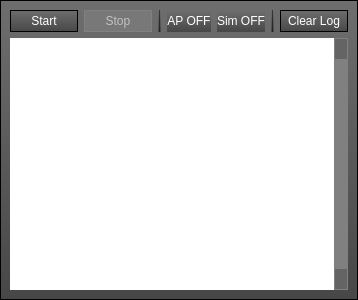
<?xml version="1.0" encoding="UTF-8"?>
<ui version="4.0">
 <class>HITLWidget</class>
 <widget class="QWidget" name="HITLWidget">
  <property name="geometry">
   <rect>
    <x>0</x>
    <y>0</y>
    <width>345</width>
    <height>300</height>
   </rect>
  </property>
  <property name="sizePolicy">
   <sizepolicy hsizetype="Preferred" vsizetype="Preferred">
    <horstretch>0</horstretch>
    <verstretch>0</verstretch>
   </sizepolicy>
  </property>
  <property name="windowTitle">
   <string>Form</string>
  </property>
  <property name="styleSheet">
   <string notr="true">

QScrollBar:vertical {
      border: 1px solid grey;
      background: grey;
      margin: 22px 0 22px 0;
  }

QScrollBar:vertical:disabled {
      border: 1px solid grey;
      
	background-color: grey;
      margin: 22px 0 22px 0;
  }

  QScrollBar::handle:vertical {
background-color: qlineargradient(spread:pad, x1:0.5, y1:0, x2:0.5, y2:1, stop:0 rgba(120, 120, 255, 255), stop:1 rgba(80, 80, 160, 255));
      min-height: 20px;
  }

QScrollBar::handle:vertical:disabled{
background-color: grey;
      min-height: 20px;
  }


  QScrollBar::handle:vertical:pressed {

     background-color: rgb(85, 85, 255);
background-color: qlineargradient(spread:pad, x1:0.5, y1:0, x2:0.5, y2:1, stop:0 rgba(170, 170, 255, 255), stop:1 rgba(80, 80, 160, 255));

      min-height: 20px;
  }

  QScrollBar::add-line:vertical {
      border: 1px solid black;
background-color: qlineargradient(spread:pad, x1:0.5, y1:0, x2:0.5, y2:1, stop:0 rgba(48, 48, 48, 255), stop:1 rgba(120, 120, 120, 255));
      height: 20px;
      subcontrol-position: bottom;
      subcontrol-origin: margin;
  }

 QScrollBar::add-line:vertical:disabled {
background-color: qlineargradient(spread:pad, x1:0.5, y1:0, x2:0.5, y2:1, stop:0 rgba(100, 100, 100, 255));
      border: 1px solid grey;

  }

 QScrollBar::sub-line:vertical:disabled {
background-color: qlineargradient(spread:pad, x1:0.5, y1:0, x2:0.5, y2:1, stop:0 rgba(100, 100, 100, 255));
 border: 1px solid grey;

  }

 QScrollBar::add-line:vertical:pressed {
background-color: qlineargradient(spread:pad, x1:0.5, y1:0, x2:0.5, y2:1, stop:0 rgba(255, 255, 255, 200), stop:1 rgba(180, 180, 180, 200));
  }

 QScrollBar::sub-line:vertical:pressed {
background-color: qlineargradient(spread:pad, x1:0.5, y1:0, x2:0.5, y2:1, stop:0 rgba(255, 255, 255, 200), stop:1 rgba(180, 180, 180, 200));
  }

  QScrollBar::sub-line:vertical {
      border: 1px solid black;      
background-color: qlineargradient(spread:pad, x1:0.5, y1:0, x2:0.5, y2:1, stop:0 rgba(48, 48, 48, 255), stop:1 rgba(120, 120, 120, 255));
      height: 20px;
      subcontrol-position: top;
      subcontrol-origin: margin;
  }
 QScrollBar::down-arrow:vertical {
	
	image: url(:/hitlnew/images/arrow-down2.png);
  }

  QScrollBar::up-arrow:vertical {
	image: url(:/hitlnew/images/arrow-up2.png);
  }

  QScrollBar::add-page:vertical, QScrollBar::sub-page:vertical {
      background: none;
  }


QPushButton {
background-color: qlineargradient(spread:pad, x1:0.5, y1:0, x2:0.5, y2:1, stop:0 rgba(110, 110, 110, 255), stop:1 rgba(71, 71, 71, 255));

	color: rgb(255, 255, 255);
border: 1px solid black; 
width: 66px;
height: 20px;
}

QPushButton:disabled {
background-color: qlineargradient(spread:pad, x1:0.5, y1:0, x2:0.5, y2:1, stop:0 rgba(120, 120, 120, 255));
	color: rgb(194, 194, 194);
border: 1px solid gray; 
width: 66px;
height: 20px;
}

QPushButton:hover {
background-color: qlineargradient(spread:pad, x1:0.5, y1:0, x2:0.5, y2:1, stop:0 rgba(255, 255, 255, 200), stop:1 rgba(180, 180, 180, 200));
color: rgb(255, 255, 255);
border: 0px; 
}
QPushButton:pressed {
background-color: qlineargradient(spread:pad, x1:0.5, y1:0, x2:0.5, y2:1, stop:0 rgba(48, 48, 48, 255), stop:1 rgba(120, 120, 120, 255));
color: rgb(255, 255, 255);
border: 0px; 
}

QPushButton:checked {
background-color: qlineargradient(spread:pad, x1:0.5, y1:0, x2:0.5, y2:1, stop:0 rgba(48, 48, 48, 255), stop:1 rgba(120, 120, 120, 255));
color: rgb(255, 255, 255);
border: 0px; 
}</string>
  </property>
  <layout class="QVBoxLayout" name="verticalLayout">
   <property name="margin">
    <number>0</number>
   </property>
   <item>
    <widget class="QFrame" name="frame">
     <property name="styleSheet">
      <string notr="true">QFrame{
background-color: qlineargradient(spread:pad, x1:0.5, y1:0, x2:0.5, y2:1, stop:0 rgba(110, 110, 110, 255), stop:1 rgba(71, 71, 71, 255));
color: rgba(0, 0, 0, 128);
}
</string>
     </property>
     <property name="frameShape">
      <enum>QFrame::StyledPanel</enum>
     </property>
     <property name="frameShadow">
      <enum>QFrame::Raised</enum>
     </property>
     <layout class="QVBoxLayout" name="verticalLayout_2">
      <property name="sizeConstraint">
       <enum>QLayout::SetMaximumSize</enum>
      </property>
      <item>
       <layout class="QHBoxLayout" name="horizontalLayout">
        <property name="sizeConstraint">
         <enum>QLayout::SetDefaultConstraint</enum>
        </property>
        <item>
         <widget class="QPushButton" name="startButton">
          <property name="toolTip">
           <string>Request update</string>
          </property>
          <property name="styleSheet">
           <string notr="true"/>
          </property>
          <property name="text">
           <string>Start</string>
          </property>
         </widget>
        </item>
        <item>
         <widget class="QPushButton" name="stopButton">
          <property name="enabled">
           <bool>false</bool>
          </property>
          <property name="toolTip">
           <string>Send update</string>
          </property>
          <property name="text">
           <string>Stop</string>
          </property>
         </widget>
        </item>
        <item>
         <widget class="Line" name="line">
          <property name="frameShadow">
           <enum>QFrame::Plain</enum>
          </property>
          <property name="orientation">
           <enum>Qt::Vertical</enum>
          </property>
         </widget>
        </item>
        <item>
         <widget class="QLabel" name="apLabel">
          <property name="styleSheet">
           <string notr="true">color: rgb(255, 255, 255);</string>
          </property>
          <property name="text">
           <string>AP OFF</string>
          </property>
          <property name="alignment">
           <set>Qt::AlignCenter</set>
          </property>
         </widget>
        </item>
        <item>
         <widget class="QLabel" name="simLabel">
          <property name="styleSheet">
           <string notr="true">color: rgb(255, 255, 255);</string>
          </property>
          <property name="text">
           <string>Sim OFF</string>
          </property>
          <property name="alignment">
           <set>Qt::AlignCenter</set>
          </property>
         </widget>
        </item>
        <item>
         <widget class="Line" name="line_2">
          <property name="frameShadow">
           <enum>QFrame::Plain</enum>
          </property>
          <property name="orientation">
           <enum>Qt::Vertical</enum>
          </property>
         </widget>
        </item>
        <item>
         <widget class="QPushButton" name="buttonClearLog">
          <property name="text">
           <string>Clear Log</string>
          </property>
         </widget>
        </item>
       </layout>
      </item>
      <item>
       <widget class="QTextEdit" name="textBrowser">
        <property name="sizePolicy">
         <sizepolicy hsizetype="Expanding" vsizetype="Expanding">
          <horstretch>0</horstretch>
          <verstretch>0</verstretch>
         </sizepolicy>
        </property>
        <property name="minimumSize">
         <size>
          <width>0</width>
          <height>0</height>
         </size>
        </property>
        <property name="autoFillBackground">
         <bool>false</bool>
        </property>
        <property name="styleSheet">
         <string notr="true">QTextEdit {
	background-color: white;
	color: rgb(0, 0, 0);
}</string>
        </property>
        <property name="frameShape">
         <enum>QFrame::NoFrame</enum>
        </property>
        <property name="frameShadow">
         <enum>QFrame::Plain</enum>
        </property>
        <property name="verticalScrollBarPolicy">
         <enum>Qt::ScrollBarAlwaysOn</enum>
        </property>
       </widget>
      </item>
     </layout>
    </widget>
   </item>
  </layout>
 </widget>
 <resources/>
 <connections/>
</ui>
